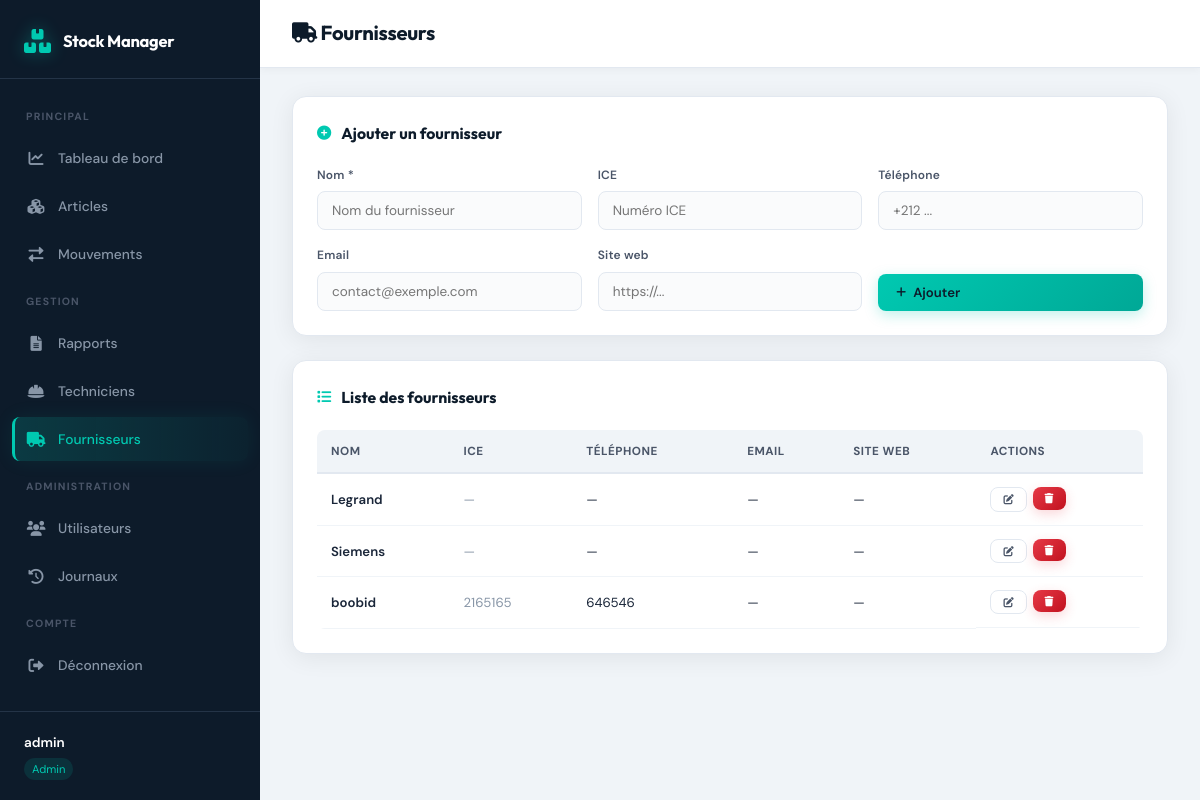
Screenshot of /fournisseurs (signed in) with the database file from the repository.
### tables this page shows
CREATE TABLE fournisseurs (
        id INTEGER PRIMARY KEY AUTOINCREMENT,
        nom TEXT NOT NULL,
        ice TEXT,
        telephone TEXT,
        email TEXT,
        site_web TEXT
    );

### app.py (the view)
@app.route('/fournisseurs')
@login_required
@permission_required('gerer_articles')
def fournisseurs():
    liste = gestion.get_fournisseurs()
    return render_template('fournisseurs.html', fournisseurs=liste)

### app.py (called while the page is built)
def login_required(f):
    @wraps(f)
    def decorated_function(*args, **kwargs):
        if 'user_id' not in session:
            return redirect(url_for('login'))
        auth.current_user = db.fetchone("SELECT * FROM utilisateurs WHERE id = ?", (session['user_id'],))
        return f(*args, **kwargs)
    return decorated_function

def permission_required(action):
    def decorator(f):
        @wraps(f)
        def decorated_function(*args, **kwargs):
            if not auth.has_permission(action):
                return "Accès interdit", 403
            return f(*args, **kwargs)
        return decorated_function
    return decorator

### auth.py (called while the page is built, shortened)
    def has_permission(self, permission: str) -> bool:
        user = self.current_user
        if not user:
            return False
        if isinstance(user, dict):
            user_dict = user
        else:
            user_dict = dict(user)
        role = user_dict.get('role', '')
        can_manage_users = user_dict.get('can_manage_users', 0)
        if role == 'admin' and can_manage_users == 1:
            return True

### database.py (called while the page is built)
    def _get_connection(self):
        conn = sqlite3.connect(self.db_path, check_same_thread=False)
        conn.row_factory = sqlite3.Row
        return conn

    def fetchall(self, query, params=()):
        conn = self._get_connection()
        cursor = conn.cursor()
        cursor.execute(query, params)
        rows = cursor.fetchall()
        conn.close()
        return rows

    def fetchone(self, query, params=()):
        conn = self._get_connection()
        cursor = conn.cursor()
        cursor.execute(query, params)
        row = cursor.fetchone()
        conn.close()
        return row

### models.py (called while the page is built)
    def get_fournisseurs(self):
        return self.db.fetchall("SELECT id, nom, ice, telephone, email, site_web FROM fournisseurs ORDER BY nom")

### templates/fournisseurs.html (shortened to what this page needs)
<!DOCTYPE html>
<html lang="fr">
<head>
    <link rel="stylesheet" href="https://cdnjs.cloudflare.com/ajax/libs/font-awesome/6.0.0-beta3/css/all.min.css">
    <link rel="stylesheet" href="{{ url_for('static', filename='style.css') }}">
</head>
<body>
<div class="app-layout">
    <aside class="sidebar">
        <div class="sidebar-header"><i class="fas fa-boxes"></i><span>Stock Manager</span></div>
        <nav class="sidebar-nav">
            <span class="nav-section">Principal</span>
            <a href="{{ url_for('dashboard') }}"><i class="fas fa-chart-line"></i> Tableau de bord</a>
            {% if session.user_role in ['admin', 'magasinier'] %}
            <a href="{{ url_for('articles') }}"><i class="fas fa-cubes"></i> Articles</a>
            {% endif %}
            <a href="{{ url_for('mouvements') }}"><i class="fas fa-exchange-alt"></i> Mouvements</a>
            {% if session.user_role in ['admin', 'magasinier'] %}
            <span class="nav-section">Gestion</span>
            <a href="{{ url_for('rapports') }}"><i class="fas fa-file-alt"></i> Rapports</a>
            <a href="{{ url_for('techniciens') }}"><i class="fas fa-hard-hat"></i> Techniciens</a>
            <a href="{{ url_for('fournisseurs') }}" class="active"><i class="fas fa-truck"></i> Fournisseurs</a>
            {% endif %}
            {% if session.user_role == 'admin' %}
            <span class="nav-section">Administration</span>
            <a href="{{ url_for('utilisateurs') }}"><i class="fas fa-users"></i> Utilisateurs</a>
            <a href="{{ url_for('logs') }}"><i class="fas fa-history"></i> Journaux</a>
            {% endif %}
            <span class="nav-section">Compte</span>
            <a href="{{ url_for('logout') }}"><i class="fas fa-sign-out-alt"></i> Déconnexion</a>
        </nav>
        <div class="sidebar-footer"><span>{{ session.user_name }}</span><small>{{ session.user_role }}</small></div>
    </aside>
    <main class="main-content">
        <header class="topbar">
            <div class="topbar-title"><h1><i class="fas fa-truck"></i> Fournisseurs</h1></div>
        </header>
        <div class="content">
            <div class="card">
                <h3><i class="fas fa-plus-circle"></i> Ajouter un fournisseur</h3>
                <form method="post" action="{{ url_for('ajouter_fournisseur') }}" class="form-grid">
                    <div class="form-group">
                        <label>Nom *</label>
                        <input type="text" name="nom" placeholder="Nom du fournisseur" required>
                    </div>
                    <div class="form-group">
                        <label>ICE</label>
                        <input type="text" name="ice" placeholder="Numéro ICE">
                    </div>
                    <div class="form-group">
                        <label>Téléphone</label>
                        <input type="text" name="telephone" placeholder="+212 ...">
                    </div>
                    <div class="form-group">
                        <label>Email</label>
                        <input type="email" name="email" placeholder="contact@exemple.com">
                    </div>
                    <div class="form-group">
                        <label>Site web</label>
                        <input type="text" name="site_web" placeholder="https://...">
                    </div>
                    <div class="form-group" style="justify-content:flex-end;">
                        <button type="submit" class="btn btn-primary">
                            <i class="fas fa-plus"></i> Ajouter
                        </button>
                    </div>
                </form>
            </div>
            <div class="card">
                <h3><i class="fas fa-list"></i> Liste des fournisseurs</h3>
                <div class="table-responsive">
                    <table class="table">
                        <thead>
                            <tr>
                                <th>Nom</th><th>ICE</th><th>Téléphone</th>
                                <th>Email</th><th>Site web</th><th>Actions</th>
                            </tr>
                        </thead>
                        <tbody>
                            {% for f in fournisseurs %}
                            <tr>
                                <td style="font-weight:600;">{{ f.nom }}</td>
                                <td style="color:var(--text-muted);">{{ f.ice or '—' }}</td>
                                <td>{{ f.telephone or '—' }}</td>
                                <td>{{ f.email or '—' }}</td>
                                <td>
                                    {% if f.site_web %}
                                    <a href="{{ f.site_web }}" target="_blank"
                                       style="color:var(--cyan); text-decoration:none;">
                                        <i class="fas fa-external-link-alt"></i> Voir
                                    </a>
                                    {% else %}—{% endif %}
                                </td>
                                <td style="display:flex; gap:6px;">
                                    <button class="btn btn-outline btn-sm" onclick="toggleEdit({{ f.id }})">
                                        <i class="fas fa-edit"></i>
                                    </button>
                                    <form method="post"
                                          action="{{ url_for('supprimer_fournisseur', fournisseur_id=f.id) }}"
                                          onsubmit="return confirm('Supprimer ce fournisseur ?');">
                                        <button class="btn btn-danger btn-sm"><i class="fas fa-trash"></i></button>
                                    </form>
                                </td>
                            </tr>
                            {% endfor %}
                        </tbody>
                    </table>
                </div>
            </div>
        </div>
    </main>
</div>
</body>
</html>

### rows the page displays
fournisseurs: nom "Legrand", ice "—", telephone "—", email "—"
fournisseurs: nom "Siemens", ice "—", telephone "—", email "—"
fournisseurs: nom "boobid", ice "2165165", telephone "646546", email "—"

### other values shown
{{ session.user_name }} "admin"
{{ session.user_role }} "Admin"
